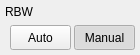
     <widget class="SA_ClickedWidget" name="RBW_Btn" native="true">
      <property name="geometry">
       <rect>
        <x>719</x>
        <y>131</y>
        <width>140</width>
        <height>55</height>
       </rect>
      </property>
      <property name="focusPolicy">
       <enum>Qt::StrongFocus</enum>
      </property>
      <property name="styleSheet">
       <string notr="true"/>
      </property>
      <widget class="QLabel" name="Title_RBW_Btn">
       <property name="geometry">
        <rect>
         <x>5</x>
         <y>1</y>
         <width>121</width>
         <height>22</height>
        </rect>
       </property>
       <property name="text">
        <string>RBW</string>
       </property>
      </widget>
      <widget class="QPushButton" name="RBW_Auto">
       <property name="geometry">
        <rect>
         <x>10</x>
         <y>25</y>
         <width>61</width>
         <height>25</height>
        </rect>
       </property>
       <property name="focusPolicy">
        <enum>Qt::NoFocus</enum>
       </property>
       <property name="styleSheet">
        <string notr="true"/>
       </property>
       <property name="text">
        <string>Auto</string>
       </property>
       <property name="checkable">
        <bool>true</bool>
       </property>
       <property name="autoExclusive">
        <bool>true</bool>
       </property>
       <property name="style" stdset="0">
        <string>left</string>
       </property>
      </widget>
      <widget class="QPushButton" name="RBW_Manual">
       <property name="geometry">
        <rect>
         <x>74</x>
         <y>25</y>
         <width>61</width>
         <height>25</height>
        </rect>
       </property>
       <property name="focusPolicy">
        <enum>Qt::NoFocus</enum>
       </property>
       <property name="styleSheet">
        <string notr="true"/>
       </property>
       <property name="text">
        <string>Manual</string>
       </property>
       <property name="checkable">
        <bool>true</bool>
       </property>
       <property name="checked">
        <bool>true</bool>
       </property>
       <property name="autoExclusive">
        <bool>true</bool>
       </property>
       <property name="style" stdset="0">
        <string>right</string>
       </property>
      </widget>
     </widget>
